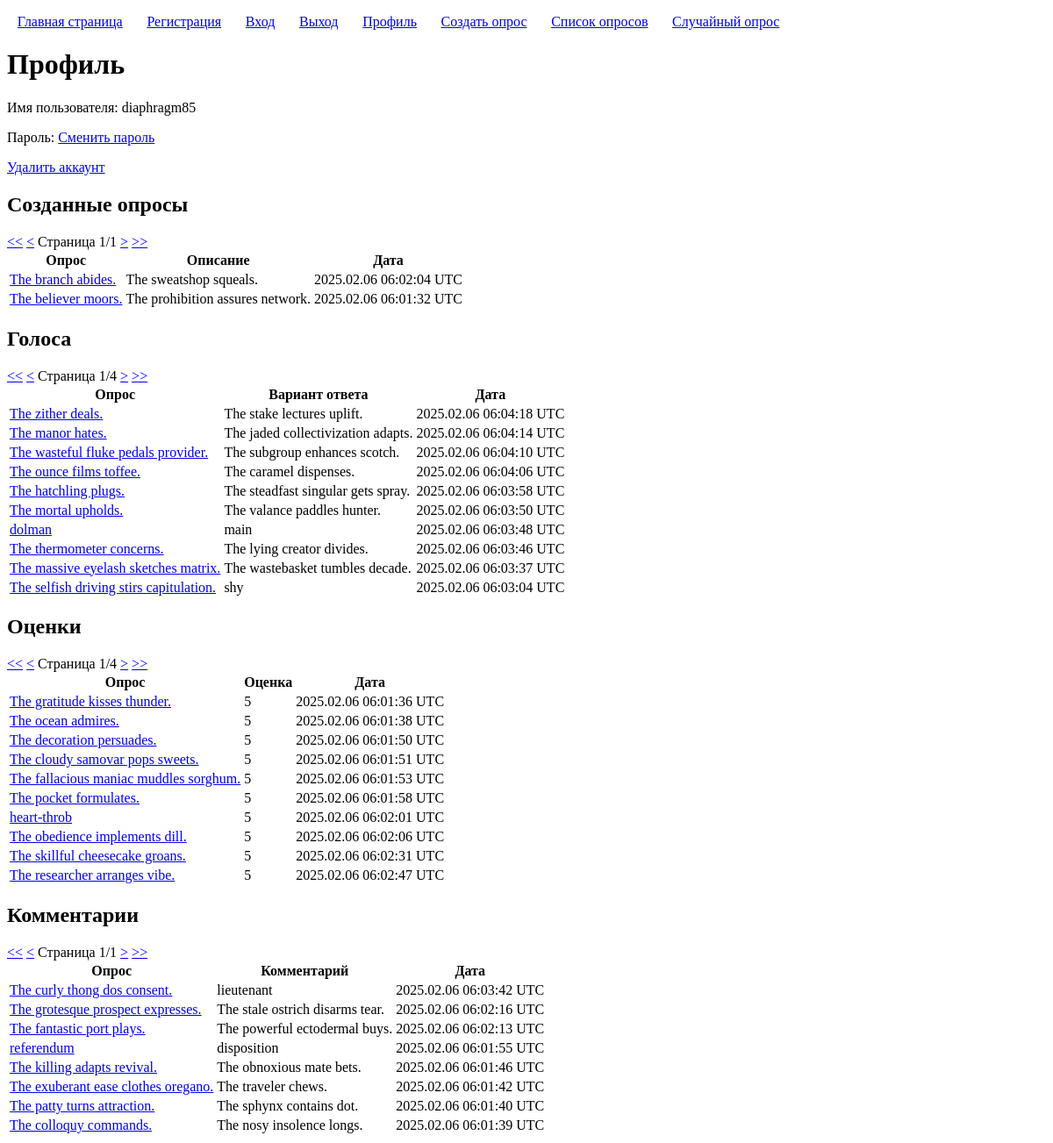
The app's page /users/profile/2/ (signed in) with its own data.
### polls/models.py (models this page shows, shortened)
class Poll(models.Model):
	title = models.CharField('Заголовок', max_length=100, validators=[custom_validators.forbidden_words])
	description = models.CharField('Описание', max_length=100, blank=True, null=True, validators=[custom_validators.forbidden_words])
	user = models.ForeignKey(User, on_delete=models.CASCADE, verbose_name='Автор')
	created = models.DateTimeField('Время создания', auto_now_add=True)

class Vote(models.Model):
	user = models.ForeignKey(User, on_delete=models.CASCADE)
	poll = models.ForeignKey(Poll, on_delete=models.CASCADE)
	choice = models.ForeignKey(Choice, on_delete=models.CASCADE)
	created = models.DateTimeField(auto_now=True)

class Choice(models.Model):
	poll = models.ForeignKey(Poll, on_delete=models.CASCADE)
	text = models.CharField('', max_length=100, validators=[custom_validators.forbidden_words])

class Rating(models.Model):
	user = models.ForeignKey(User, on_delete=models.CASCADE)
	poll = models.ForeignKey(Poll, on_delete=models.CASCADE)
	value = models.IntegerField()
	created = models.DateTimeField(auto_now=True)

class Comment(models.Model):
	user = models.ForeignKey(User, on_delete=models.CASCADE)
	poll = models.ForeignKey(Poll, on_delete=models.CASCADE)
	text = models.CharField('Текст', max_length=100, validators=[custom_validators.forbidden_words])
	created = models.DateTimeField(auto_now_add=True)

### users/views.py (the view)
# urls.py: path("profile/<int:user_pk>/", views.ProfileView.as_view(), name="profile"),
class ProfileView(DetailView):
	model = User
	pk_url_kwarg = 'user_pk'
	paginate_by = 10
	template_name = 'users/profile.html'
	def get_context_data(self, *args, **kwargs):
		context = super().get_context_data(*args, **kwargs)
		context['user_polls'] = self.request.user.poll_set.order_by('-created')
		user_polls_paginator = Paginator(context['user_polls'], self.paginate_by)
		context['user_polls_page_kwarg'] = 'user_polls_page_number'
		context['user_polls_page_number'] = self.request.GET.get(context['user_polls_page_kwarg'])
		context['user_polls_page_obj'] = user_polls_paginator.get_page(context['user_polls_page_number'])
		context['user_votes'] = self.request.user.vote_set.order_by('-created')
		user_votes_paginator = Paginator(context['user_votes'], self.paginate_by)
		context['user_votes_page_kwarg'] = 'user_votes_page_number'
		context['user_votes_page_number'] = self.request.GET.get(context['user_votes_page_kwarg'])
		context['user_votes_page_obj'] = user_votes_paginator.get_page(context['user_votes_page_number'])
		context['user_ratings'] = self.request.user.rating_set.order_by('-value')
		user_ratings_paginator = Paginator(context['user_ratings'], self.paginate_by)
		context['user_ratings_page_kwarg'] = 'user_ratings_page_number'
		context['user_ratings_page_number'] = self.request.GET.get(context['user_ratings_page_kwarg'])
		context['user_ratings_page_obj'] = user_ratings_paginator.get_page(context['user_ratings_page_number'])
		context['user_comments'] = self.request.user.comment_set.order_by('-created')
		user_comments_paginator = Paginator(context['user_comments'], self.paginate_by)
		context['user_comments_page_kwarg'] = 'user_comments_page_number'
		context['user_comments_page_number'] = self.request.GET.get(context['user_comments_page_kwarg'])
		context['user_comments_page_obj'] = user_comments_paginator.get_page(context['user_comments_page_number'])
		return context

### templatetags/pagination.py (called while the page is built)
@register.inclusion_tag('pagination.html')
def pagination(page_kwarg, page_obj):
	return {'page_kwarg': page_kwarg, 'page_obj': page_obj}

### users/templates/users/profile.html (shortened to what this page needs)
{% extends "base.html" %}
{% load pagination %}
{% block h1 %}Профиль{% endblock h1 %}
{% block content %}
	<p>Имя пользователя: {{ user.username }}</p>
	<p>Пароль: <a href="{% url 'password_change' user.pk %}">Сменить пароль</a></p>
	<p><a href="{% url 'delete_user' user.pk %}">Удалить аккаунт</a></p>
	<h2>Созданные опросы</h2>
	{% if user_polls %}
		{% pagination user_polls_page_kwarg user_polls_page_obj %}
		<table>
			<thead>
				<tr>
					<th>Опрос</th>
					<th>Описание</th>
					<th>Дата</th>
				</tr>
			</thead>
			<tbody>
				{% for poll in user_polls_page_obj %}
					<tr>
						<td>
							<a href="{% url 'poll_page' poll.pk %}">{{ poll.title }}</a>
						</td>
						<td>
							{{ poll.description }}
						</td>
						<td>
							{{ poll.created|date:"Y.m.d H:i:s e" }}
						</td>
					</tr>
				{% endfor %}
			</tbody>
		</table>
	{% else %}
		<p>Отсутствуют.</p>
	{% endif %}
	<h2>Голоса</h2>
	{% if user_votes %}
		{% pagination user_votes_page_kwarg user_votes_page_obj %}
		<table>
			<thead>
				<tr>
					<th>Опрос</th>
					<th>Вариант ответа</th>
					<th>Дата</th>
				</tr>
			</thead>
			<tbody>
				{% for vote in user_votes_page_obj %}
					<tr>
						<td>
							<a href="{% url 'poll_page' vote.poll.pk %}">{{ vote.poll.title }}</a>
						</td>
						<td>
							{{ vote.choice.text }}
						</td>
						<td>
							{{ vote.created|date:"Y.m.d H:i:s e" }}
						</td>
					</tr>
				{% endfor %}
			</tbody>
		</table>
	{% else %}
		<p>Отсутствуют.</p>
	{% endif %}
	<h2>Оценки</h2>
	{% if user_ratings %}
		{% pagination user_ratings_page_kwarg user_ratings_page_obj %}
		<table>
			<thead>
				<tr>
					<th>Опрос</th>
					<th>Оценка</th>
					<th>Дата</th>
				</tr>
			</thead>
			<tbody>
				{% for rating in user_ratings_page_obj %}
					<tr>
						<td>
							<a href="{% url 'poll_page' rating.poll.pk %}">{{ rating.poll.title }}</a>
						</td>
						<td>
							{{ rating.value }}
						</td>
						<td>
							{{ rating.created|date:"Y.m.d H:i:s e" }}
						</td>
					</tr>
				{% endfor %}
			</tbody>
		</table>
	{% else %}
		<p>Отсутствуют.</p>
	{% endif %}
	<h2>Комментарии</h2>
	{% if user_comments %}
		{% pagination user_comments_page_kwarg user_comments_page_obj %}
		<table>
			<thead>
				<tr>
					<th>Опрос</th>
					<th>Комментарий</th>
					<th>Дата</th>
				</tr>
			</thead>
			<tbody>
				{% for comment in user_comments_page_obj %}
					<tr>
						<td>
							<a href="{% url 'poll_page' comment.poll.pk %}">{{ comment.poll.title }}</a>
						</td>
						<td>
							{{ comment.text }}
						</td>
						<td>
							{{ comment.created|date:"Y.m.d H:i:s e" }}
						</td>
					</tr>
				{% endfor %}
			</tbody>
		</table>
	{% else %}
		<p>Отсутствуют.</p>
	{% endif %}
{% endblock content %}

### records on screen
Poll: title "The branch abides.", description "The sweatshop squeals.", created "2025.02.06 06:02:04 UTC"
Poll: title "The believer moors.", description "The prohibition assures network.", created "2025.02.06 06:01:32 UTC"
Vote: poll "The zither deals.", choice.text "The stake lectures uplift.", created "2025.02.06 06:04:18 UTC"
Vote: poll "The manor hates.", choice.text "The jaded collectivization adapts.", created "2025.02.06 06:04:14 UTC"
Vote: poll "The wasteful fluke pedals provider.", choice.text "The subgroup enhances scotch.", created "2025.02.06 06:04:10 UTC"
Vote: poll "The ounce films toffee.", choice.text "The caramel dispenses.", created "2025.02.06 06:04:06 UTC"
Vote: poll "The hatchling plugs.", choice.text "The steadfast singular gets spray.", created "2025.02.06 06:03:58 UTC"
Vote: poll "The mortal upholds.", choice.text "The valance paddles hunter.", created "2025.02.06 06:03:50 UTC"
Vote: poll "dolman", choice.text "main", created "2025.02.06 06:03:48 UTC"
Vote: poll "The thermometer concerns.", choice.text "The lying creator divides.", created "2025.02.06 06:03:46 UTC"
Vote: poll "The massive eyelash sketches matrix.", choice.text "The wastebasket tumbles decade.", created "2025.02.06 06:03:37 UTC"
Vote: poll "The selfish driving stirs capitulation.", choice.text "shy", created "2025.02.06 06:03:04 UTC"
Rating: poll "The gratitude kisses thunder.", value "5", created "2025.02.06 06:01:36 UTC"
Rating: poll "The ocean admires.", value "5", created "2025.02.06 06:01:38 UTC"
Rating: poll "The decoration persuades.", value "5", created "2025.02.06 06:01:50 UTC"
Rating: poll "The cloudy samovar pops sweets.", value "5", created "2025.02.06 06:01:51 UTC"
Rating: poll "The fallacious maniac muddles sorghum.", value "5", created "2025.02.06 06:01:53 UTC"
Rating: poll "The pocket formulates.", value "5", created "2025.02.06 06:01:58 UTC"
Rating: poll "heart-throb", value "5", created "2025.02.06 06:02:01 UTC"
Rating: poll "The obedience implements dill.", value "5", created "2025.02.06 06:02:06 UTC"
Rating: poll "The skillful cheesecake groans.", value "5", created "2025.02.06 06:02:31 UTC"
Rating: poll "The researcher arranges vibe.", value "5", created "2025.02.06 06:02:47 UTC"
Comment: poll "The curly thong dos consent.", text "lieutenant", created "2025.02.06 06:03:42 UTC"
Comment: poll "The grotesque prospect expresses.", text "The stale ostrich disarms tear.", created "2025.02.06 06:02:16 UTC"
Comment: poll "The fantastic port plays.", text "The powerful ectodermal buys.", created "2025.02.06 06:02:13 UTC"
Comment: poll "referendum", text "disposition", created "2025.02.06 06:01:55 UTC"
Comment: poll "The killing adapts revival.", text "The obnoxious mate bets.", created "2025.02.06 06:01:46 UTC"
Comment: poll "The exuberant ease clothes oregano.", text "The traveler chews.", created "2025.02.06 06:01:42 UTC"
Comment: poll "The patty turns attraction.", text "The sphynx contains dot.", created "2025.02.06 06:01:40 UTC"
Comment: poll "The colloquy commands.", text "The nosy insolence longs.", created "2025.02.06 06:01:39 UTC"

### other values on screen
{{ user.username }} "diaphragm85"
{{ page_obj.number }} "1 1 1 1"
{{ page_obj.paginator.num_pages }} "1 4 4 1"
